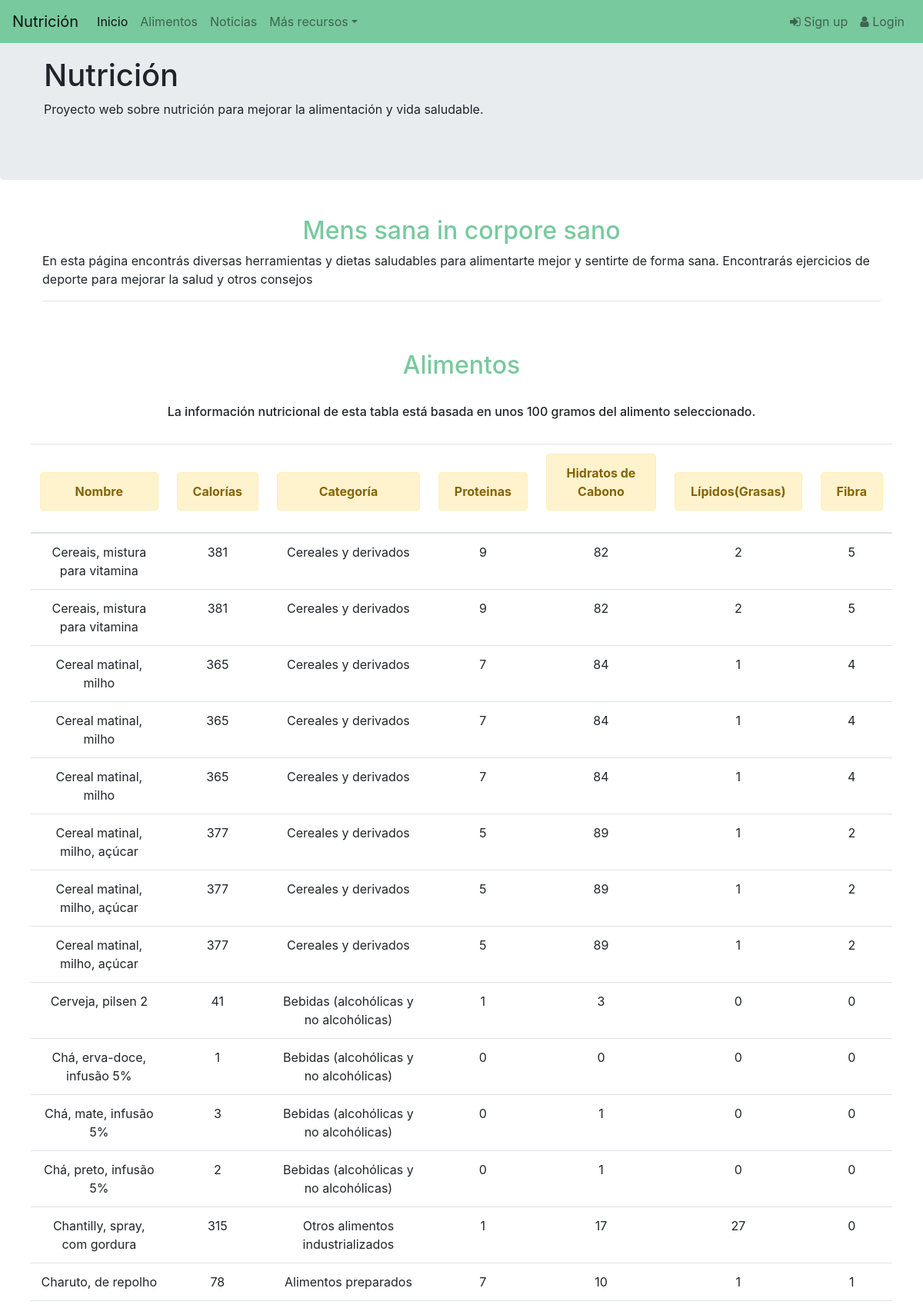
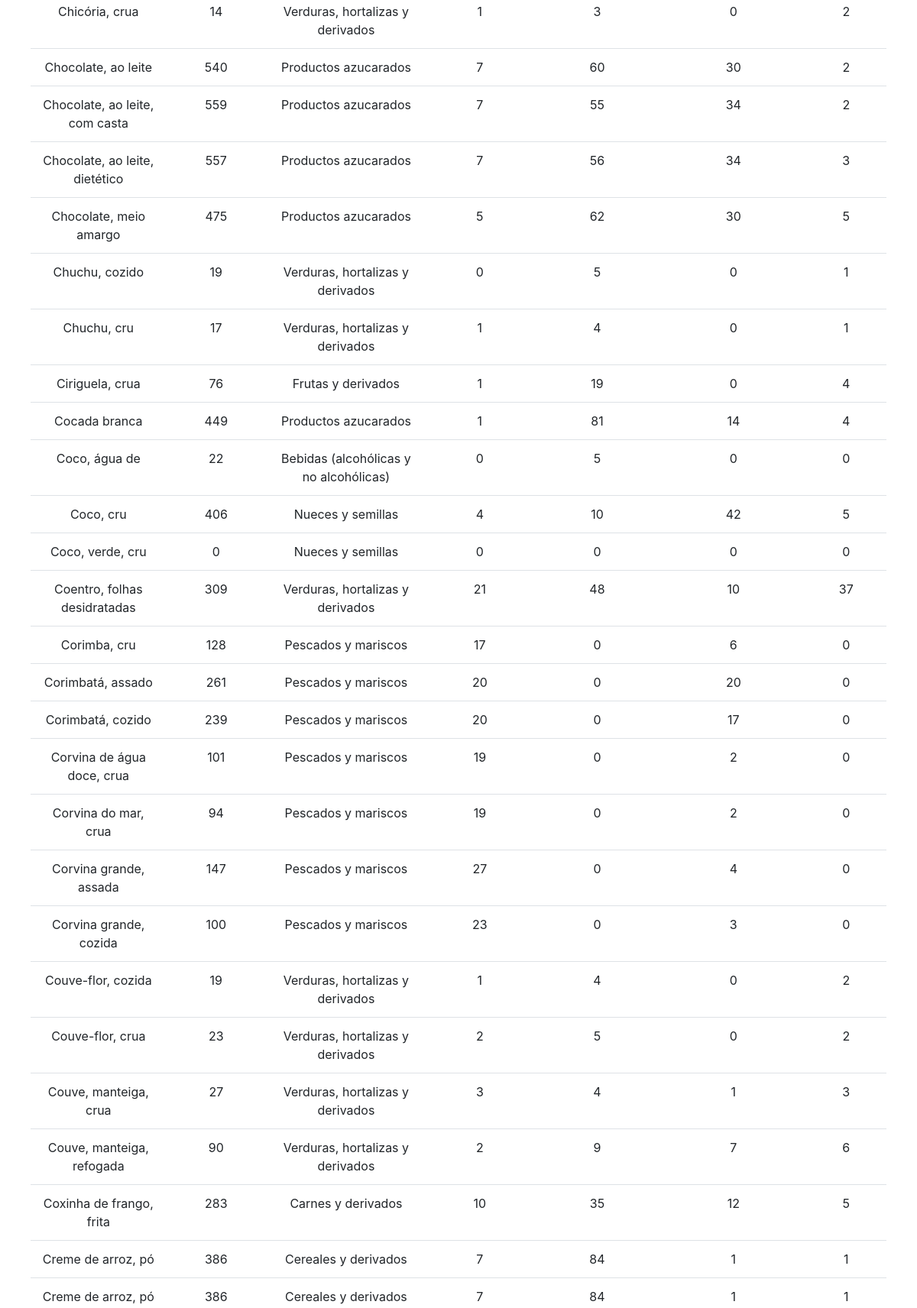
Page /alimentos.php?pagina=6 (upper part) on the committed database (2 pictures, top to bottom).
### tables this page shows
CREATE TABLE `alimento` (
  `idAlimento` int(8) NOT NULL,
  `nombreAli` varchar(30) NOT NULL,
  `calorias` int(8) NOT NULL,
  `gramos` int(8) NOT NULL,
  `proteinas` double(8,0) DEFAULT NULL,
  `hidratosCarbono` double(8,0) DEFAULT NULL,
  `lipidos` double(8,0) DEFAULT NULL,
  `idCategoria` int(11) NOT NULL,
  `fibra` double(8,0) DEFAULT NULL,
  `calcio` double(9,0) DEFAULT NULL,
  `magnesio` double(9,0) DEFAULT NULL,
  `fosforo` double(9,0) DEFAULT NULL,
  `hierro` double(9,0) DEFAULT NULL,
  `sodio` double(9,0) DEFAULT NULL,
  `potasio` double(9,0) DEFAULT NULL,
  `cobre` double(9,0) DEFAULT NULL,
  `zinc` double(9,0) DEFAULT NULL,
  `manganeso` double(9,0) DEFAULT NULL
);

CREATE TABLE `categoria` (
  `idCategoria` int(11) NOT NULL,
  `nombreCat` varchar(40) NOT NULL
);

### alimentos.php (the view, shortened to what this page needs)
<?php
	include_once 'libs/conexion.php';
	$sql_leer = 'SELECT * FROM alimento a INNER JOIN categoria c ON a.idCategoria=c.idCategoria order by nombreAli';
    $gsent = $pdo -> prepare($sql_leer);
    $gsent->execute();
	$resultado_alimentosInicial = $gsent->fetchAll();
    $datosPagina = 50;
    $pagina=false;
    if (isset($_GET["pagina"])){
	    $pagina = $_GET["pagina"];
    }
    if(!$pagina){
        $iniciar =0;
        $pagina=1;
    } else{
        $iniciar = ($pagina-1) * $datosPagina;
    }
    $sql_muestroAlimento = 'SELECT * FROM alimento a INNER JOIN categoria c ON a.idCategoria=c.idCategoria order by nombreAli Limit :iniciar , :numRecetas';
    $muestroalimento= $pdo->prepare($sql_muestroAlimento);
    $muestroalimento->bindParam(':iniciar', $iniciar, PDO::PARAM_INT);
    $muestroalimento->bindParam(':numRecetas', $datosPagina, PDO::PARAM_INT);
    $muestroalimento->execute();
    $resultado_alimento = $muestroalimento->fetchAll();
?>
<!DOCTYPE html>
<html>
<head>
    <link rel="stylesheet" type="text/css" media="screen" href="css/style.css" />
	<link rel="stylesheet" href="https://maxcdn.bootstrapcdn.com/bootstrap/4.1.3/css/bootstrap.min.css">
	<link href="//maxcdn.bootstrapcdn.com/font-awesome/4.7.0/css/font-awesome.min.css" rel="stylesheet">
</head>
<body>
    <?php
		if(isset($_SESSION['usuario'])):
			require_once "libs/navbarLogueado.php";
		else:
			require_once "libs/navbar.php";
		endif;
    ?>
  	<div class="jumbotron">
  	<div class="container">
	    <h1>Nutrición</h1>
	    <p>Proyecto web sobre nutrición para mejorar la alimentación y vida saludable.</p>
	  	</div>
	</div>
    <header>
	</header>
		<div class="container mx-auto">
		<main id="centerMain">
			<h2 class="titulo col-12 text-center">Mens sana in corpore sano</h2>
			<p>En esta página encontrás diversas herramientas y dietas saludables para alimentarte mejor y sentirte de forma sana.
			Encontrarás ejercicios de deporte para mejorar la salud y otros consejos </p>
			<hr>
            <br>
        <br>
	    <div class="row">
            <div class="col-lg-12 text-center">
                <h2 class="titulo">Alimentos</h2><br/>
				<h6>La información nutricional de esta tabla está basada en unos 100 gramos del alimento seleccionado.</h6>
                <br />
            </div>
			<table class="table text-center">
            <thead>
                <tr>
                <th scope="col"><div class=" alert alert-warning  ">Nombre</div></th>
				<th scope="col"><div class=" alert alert-warning  ">Calorías</div></th>
				<th scope="col"><div class=" alert alert-warning  ">Categoría</div></th>
				<th scope="col"><div class=" alert alert-warning  ">Proteinas</div></th>
				<th scope="col"> <div class=" alert alert-warning  ">Hidratos de Cabono</div></th>
				<th scope="col"><div class=" alert alert-warning  ">Lípidos(Grasas)</div></th>
				<th scope="col"><div class=" alert alert-warning  ">Fibra</div></th>
                </tr>
            </thead>
            <tbody>
				<?php foreach ($resultado_alimento as $dato) :  ?>
                <tr>
                <td><?php echo $dato['nombreAli']."<br>" ?></td>
				<td><?php echo $dato['calorias']."<br>" ?></td>
				<td><?php echo $dato['nombreCat']."<br>" ?></td>
				<td><?php echo $dato['proteinas']."<br>" ?></td>
				<td><?php echo $dato['hidratosCarbono']."<br>" ?></td>
				<td><?php echo $dato['lipidos']."<br>" ?></td>
				<td><?php echo $dato['fibra']."<br>" ?></td>
                </tr>
                <?php endforeach ?>
			</tbody>
            </table>
        </div>
	      <br>
		  <br>
		</main>
	</div>
</body>
</html>

### css/style.css (style rules this page uses)
* { margin: 0px; padding: 0px; }
.container { margin: 10px !important; }
header, footer { height:50px; }
.titulo { color: #79c99e; }
#centerMain { margin-top:-5%; }
main { padding:10px; position: relative; }

### rows in the picture
alimento: nombreAli "Cereais, mistura para vitamina", calorias "381", idCategoria.nombreCat "Cereales y derivados", proteinas "9", hidratosCarbono "82", lipidos "2", fibra "5"
alimento: nombreAli "Cereais, mistura para vitamina", calorias "381", idCategoria.nombreCat "Cereales y derivados", proteinas "9", hidratosCarbono "82", lipidos "2", fibra "5"
alimento: nombreAli "Cereal matinal, milho", calorias "365", idCategoria.nombreCat "Cereales y derivados", proteinas "7", hidratosCarbono "84", lipidos "1", fibra "4"
alimento: nombreAli "Cereal matinal, milho", calorias "365", idCategoria.nombreCat "Cereales y derivados", proteinas "7", hidratosCarbono "84", lipidos "1", fibra "4"
alimento: nombreAli "Cereal matinal, milho", calorias "365", idCategoria.nombreCat "Cereales y derivados", proteinas "7", hidratosCarbono "84", lipidos "1", fibra "4"
alimento: nombreAli "Cereal matinal, milho, açúcar", calorias "377", idCategoria.nombreCat "Cereales y derivados", proteinas "5", hidratosCarbono "89", lipidos "1", fibra "2"
alimento: nombreAli "Cereal matinal, milho, açúcar", calorias "377", idCategoria.nombreCat "Cereales y derivados", proteinas "5", hidratosCarbono "89", lipidos "1", fibra "2"
alimento: nombreAli "Cereal matinal, milho, açúcar", calorias "377", idCategoria.nombreCat "Cereales y derivados", proteinas "5", hidratosCarbono "89", lipidos "1", fibra "2"
alimento: nombreAli "Cerveja, pilsen 2", calorias "41", idCategoria.nombreCat "Bebidas (alcohólicas y no alcohólicas)", proteinas "1", hidratosCarbono "3", lipidos "0", fibra "0"
alimento: nombreAli "Chá, erva-doce, infusão 5%", calorias "1", idCategoria.nombreCat "Bebidas (alcohólicas y no alcohólicas)", proteinas "0", hidratosCarbono "0", lipidos "0", fibra "0"
alimento: nombreAli "Chá, mate, infusão 5%", calorias "3", idCategoria.nombreCat "Bebidas (alcohólicas y no alcohólicas)", proteinas "0", hidratosCarbono "1", lipidos "0", fibra "0"
alimento: nombreAli "Chá, preto, infusão 5%", calorias "2", idCategoria.nombreCat "Bebidas (alcohólicas y no alcohólicas)", proteinas "0", hidratosCarbono "1", lipidos "0", fibra "0"
alimento: nombreAli "Chantilly, spray, com gordura", calorias "315", idCategoria.nombreCat "Otros alimentos industrializados", proteinas "1", hidratosCarbono "17", lipidos "27", fibra "0"
alimento: nombreAli "Charuto, de repolho", calorias "78", idCategoria.nombreCat "Alimentos preparados", proteinas "7", hidratosCarbono "10", lipidos "1", fibra "1"
alimento: nombreAli "Chicória, crua", calorias "14", idCategoria.nombreCat "Verduras, hortalizas y derivados", proteinas "1", hidratosCarbono "3", lipidos "0", fibra "2"
alimento: nombreAli "Chocolate, ao leite", calorias "540", idCategoria.nombreCat "Productos azucarados", proteinas "7", hidratosCarbono "60", lipidos "30", fibra "2"
alimento: nombreAli "Chocolate, ao leite, com casta", calorias "559", idCategoria.nombreCat "Productos azucarados", proteinas "7", hidratosCarbono "55", lipidos "34", fibra "2"
alimento: nombreAli "Chocolate, ao leite, dietético", calorias "557", idCategoria.nombreCat "Productos azucarados", proteinas "7", hidratosCarbono "56", lipidos "34", fibra "3"
alimento: nombreAli "Chocolate, meio amargo", calorias "475", idCategoria.nombreCat "Productos azucarados", proteinas "5", hidratosCarbono "62", lipidos "30", fibra "5"
alimento: nombreAli "Chuchu, cozido", calorias "19", idCategoria.nombreCat "Verduras, hortalizas y derivados", proteinas "0", hidratosCarbono "5", lipidos "0", fibra "1"
alimento: nombreAli "Chuchu, cru", calorias "17", idCategoria.nombreCat "Verduras, hortalizas y derivados", proteinas "1", hidratosCarbono "4", lipidos "0", fibra "1"
alimento: nombreAli "Ciriguela, crua", calorias "76", idCategoria.nombreCat "Frutas y derivados", proteinas "1", hidratosCarbono "19", lipidos "0", fibra "4"
alimento: nombreAli "Cocada branca", calorias "449", idCategoria.nombreCat "Productos azucarados", proteinas "1", hidratosCarbono "81", lipidos "14", fibra "4"
alimento: nombreAli "Coco, água de", calorias "22", idCategoria.nombreCat "Bebidas (alcohólicas y no alcohólicas)", proteinas "0", hidratosCarbono "5", lipidos "0", fibra "0"
alimento: nombreAli "Coco, cru", calorias "406", idCategoria.nombreCat "Nueces y semillas", proteinas "4", hidratosCarbono "10", lipidos "42", fibra "5"
alimento: nombreAli "Coco, verde, cru", calorias "0", idCategoria.nombreCat "Nueces y semillas", proteinas "0", hidratosCarbono "0", lipidos "0", fibra "0"
alimento: nombreAli "Coentro, folhas desidratadas", calorias "309", idCategoria.nombreCat "Verduras, hortalizas y derivados", proteinas "21", hidratosCarbono "48", lipidos "10", fibra "37"
alimento: nombreAli "Corimba, cru", calorias "128", idCategoria.nombreCat "Pescados y mariscos", proteinas "17", hidratosCarbono "0", lipidos "6", fibra "0"
alimento: nombreAli "Corimbatá, assado", calorias "261", idCategoria.nombreCat "Pescados y mariscos", proteinas "20", hidratosCarbono "0", lipidos "20", fibra "0"
alimento: nombreAli "Corimbatá, cozido", calorias "239", idCategoria.nombreCat "Pescados y mariscos", proteinas "20", hidratosCarbono "0", lipidos "17", fibra "0"
alimento: nombreAli "Corvina de água doce, crua", calorias "101", idCategoria.nombreCat "Pescados y mariscos", proteinas "19", hidratosCarbono "0", lipidos "2", fibra "0"
alimento: nombreAli "Corvina do mar, crua", calorias "94", idCategoria.nombreCat "Pescados y mariscos", proteinas "19", hidratosCarbono "0", lipidos "2", fibra "0"
alimento: nombreAli "Corvina grande, assada", calorias "147", idCategoria.nombreCat "Pescados y mariscos", proteinas "27", hidratosCarbono "0", lipidos "4", fibra "0"
alimento: nombreAli "Corvina grande, cozida", calorias "100", idCategoria.nombreCat "Pescados y mariscos", proteinas "23", hidratosCarbono "0", lipidos "3", fibra "0"
alimento: nombreAli "Couve-flor, cozida", calorias "19", idCategoria.nombreCat "Verduras, hortalizas y derivados", proteinas "1", hidratosCarbono "4", lipidos "0", fibra "2"
alimento: nombreAli "Couve-flor, crua", calorias "23", idCategoria.nombreCat "Verduras, hortalizas y derivados", proteinas "2", hidratosCarbono "5", lipidos "0", fibra "2"
alimento: nombreAli "Couve, manteiga, crua", calorias "27", idCategoria.nombreCat "Verduras, hortalizas y derivados", proteinas "3", hidratosCarbono "4", lipidos "1", fibra "3"
alimento: nombreAli "Couve, manteiga, refogada", calorias "90", idCategoria.nombreCat "Verduras, hortalizas y derivados", proteinas "2", hidratosCarbono "9", lipidos "7", fibra "6"
alimento: nombreAli "Coxinha de frango, frita", calorias "283", idCategoria.nombreCat "Carnes y derivados", proteinas "10", hidratosCarbono "35", lipidos "12", fibra "5"
alimento: nombreAli "Creme de arroz, pó", calorias "386", idCategoria.nombreCat "Cereales y derivados", proteinas "7", hidratosCarbono "84", lipidos "1", fibra "1"
alimento: nombreAli "Creme de arroz, pó", calorias "386", idCategoria.nombreCat "Cereales y derivados", proteinas "7", hidratosCarbono "84", lipidos "1", fibra "1"
